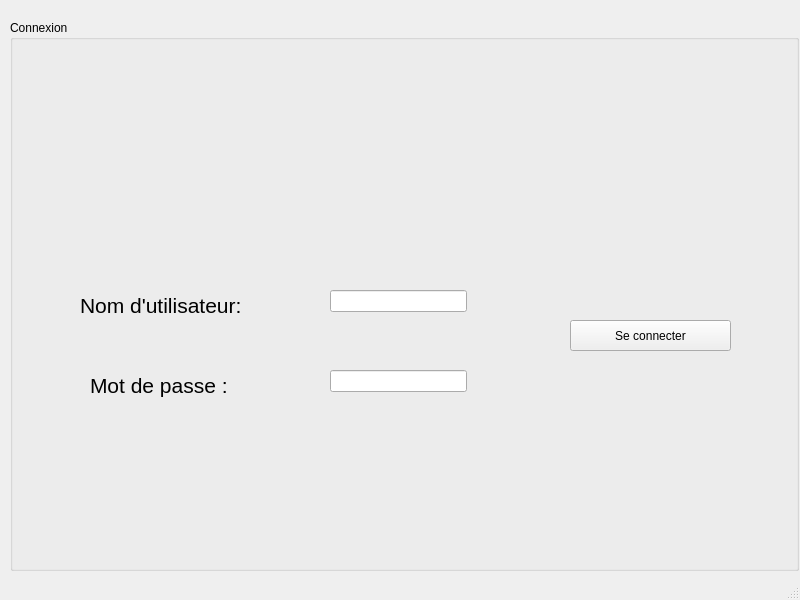
<?xml version="1.0" encoding="UTF-8"?>
<ui version="4.0">
 <class>MainWindow</class>
 <widget class="QMainWindow" name="MainWindow">
  <property name="geometry">
   <rect>
    <x>0</x>
    <y>0</y>
    <width>800</width>
    <height>600</height>
   </rect>
  </property>
  <property name="windowTitle">
   <string>TRANSPORTOP</string>
  </property>
  <widget class="QWidget" name="centralwidget">
   <widget class="QGroupBox" name="groupBox">
    <property name="geometry">
     <rect>
      <x>10</x>
      <y>20</y>
      <width>789</width>
      <height>551</height>
     </rect>
    </property>
    <property name="title">
     <string>Connexion</string>
    </property>
    <widget class="QLineEdit" name="lineEdit_username">
     <property name="geometry">
      <rect>
       <x>320</x>
       <y>270</y>
       <width>137</width>
       <height>22</height>
      </rect>
     </property>
     <property name="styleSheet">
      <string notr="true">border-color:darkblue;</string>
     </property>
     <property name="clearButtonEnabled">
      <bool>true</bool>
     </property>
    </widget>
    <widget class="QLineEdit" name="lineEdit_password">
     <property name="geometry">
      <rect>
       <x>320</x>
       <y>350</y>
       <width>137</width>
       <height>22</height>
      </rect>
     </property>
     <property name="autoFillBackground">
      <bool>false</bool>
     </property>
     <property name="echoMode">
      <enum>QLineEdit::Password</enum>
     </property>
     <property name="clearButtonEnabled">
      <bool>true</bool>
     </property>
    </widget>
    <widget class="QPushButton" name="pushButton_login">
     <property name="geometry">
      <rect>
       <x>560</x>
       <y>300</y>
       <width>161</width>
       <height>31</height>
      </rect>
     </property>
     <property name="styleSheet">
      <string notr="true">font: 75 10pt &quot;Perpetua Titling MT&quot;;</string>
     </property>
     <property name="text">
      <string>Se connecter</string>
     </property>
     <property name="icon">
      <iconset theme="ok">
       <normaloff>../../EMPLOYE_ (1)/EMPLOYE_</normaloff>../../EMPLOYE_ (1)/EMPLOYE_</iconset>
     </property>
     <property name="autoDefault">
      <bool>true</bool>
     </property>
     <property name="default">
      <bool>false</bool>
     </property>
     <property name="flat">
      <bool>false</bool>
     </property>
    </widget>
    <widget class="QLabel" name="label_3">
     <property name="geometry">
      <rect>
       <x>10</x>
       <y>20</y>
       <width>771</width>
       <height>561</height>
      </rect>
     </property>
     <property name="text">
      <string/>
     </property>
    </widget>
    <widget class="QLabel" name="label_2">
     <property name="geometry">
      <rect>
       <x>240</x>
       <y>40</y>
       <width>291</width>
       <height>161</height>
      </rect>
     </property>
     <property name="text">
      <string/>
     </property>
    </widget>
    <widget class="QLabel" name="label_8">
     <property name="geometry">
      <rect>
       <x>80</x>
       <y>350</y>
       <width>181</width>
       <height>31</height>
      </rect>
     </property>
     <property name="font">
      <font>
       <family>MS Shell Dlg 2</family>
       <pointsize>16</pointsize>
       <weight>50</weight>
       <italic>false</italic>
       <bold>false</bold>
      </font>
     </property>
     <property name="toolTip">
      <string>&lt;html&gt;&lt;head/&gt;&lt;body&gt;&lt;p&gt;&lt;span style=&quot; font-size:12pt;&quot;&gt;Username&lt;/span&gt;&lt;/p&gt;&lt;/body&gt;&lt;/html&gt;</string>
     </property>
     <property name="styleSheet">
      <string notr="true">font: 16pt &quot;MS Shell Dlg 2&quot;;</string>
     </property>
     <property name="text">
      <string>Mot de passe :</string>
     </property>
     <property name="textFormat">
      <enum>Qt::AutoText</enum>
     </property>
    </widget>
    <widget class="QLabel" name="label_4">
     <property name="geometry">
      <rect>
       <x>70</x>
       <y>270</y>
       <width>181</width>
       <height>31</height>
      </rect>
     </property>
     <property name="font">
      <font>
       <family>MS Shell Dlg 2</family>
       <pointsize>16</pointsize>
       <weight>50</weight>
       <italic>false</italic>
       <bold>false</bold>
      </font>
     </property>
     <property name="toolTip">
      <string>&lt;html&gt;&lt;head/&gt;&lt;body&gt;&lt;p&gt;&lt;span style=&quot; font-size:12pt;&quot;&gt;Username&lt;/span&gt;&lt;/p&gt;&lt;/body&gt;&lt;/html&gt;</string>
     </property>
     <property name="styleSheet">
      <string notr="true">font: 16pt &quot;MS Shell Dlg 2&quot;;</string>
     </property>
     <property name="text">
      <string>Nom d'utilisateur:</string>
     </property>
     <property name="textFormat">
      <enum>Qt::AutoText</enum>
     </property>
    </widget>
    <zorder>label_3</zorder>
    <zorder>lineEdit_username</zorder>
    <zorder>lineEdit_password</zorder>
    <zorder>pushButton_login</zorder>
    <zorder>label_2</zorder>
    <zorder>label_8</zorder>
    <zorder>label_4</zorder>
   </widget>
  </widget>
  <widget class="QMenuBar" name="menubar">
   <property name="geometry">
    <rect>
     <x>0</x>
     <y>0</y>
     <width>800</width>
     <height>21</height>
    </rect>
   </property>
  </widget>
  <widget class="QStatusBar" name="statusbar"/>
 </widget>
 <resources/>
 <connections/>
</ui>
